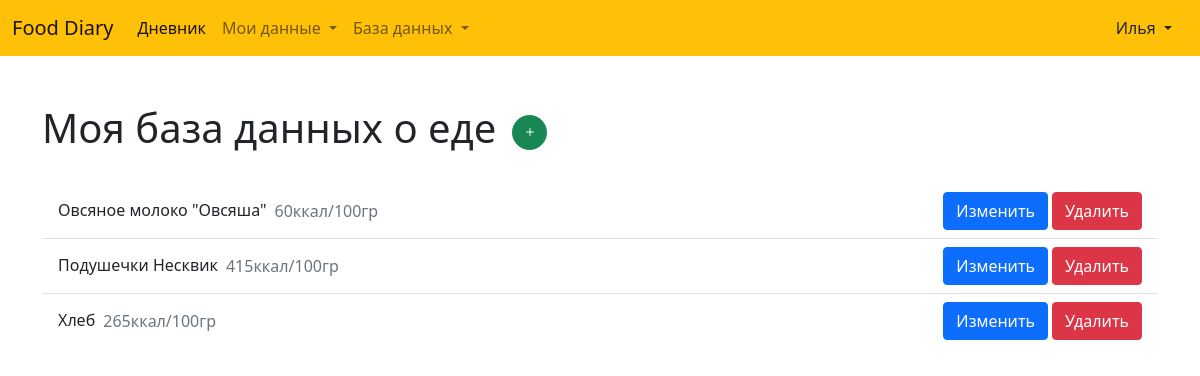
Page /my-data/food/ (signed in) on the committed database.
### diary/models.py (models this page shows, shortened)
class Food(models.Model):
    user = models.ForeignKey(User, null=True, blank=True, related_name='food', on_delete=models.CASCADE)
    session_key = models.CharField('Ключ сессии', max_length=40, null=True, blank=True)
    title = models.CharField('Название', max_length=150)
    description = models.TextField('Описание', null=True, blank=True)
    calories = models.PositiveIntegerField('Калорийность на 100г')
    date = models.DateTimeField('Дата создания', auto_now_add=True)
    meals = models.ManyToManyField('Meal', related_name='meals', through='MealFood')
    class Meta:
        ordering = ('-date',)

### diary/views.py (the view)
# urls.py: path('my-data/food/', views.MyFoodListView.as_view(), name='my_food_list'),
class MyFoodListView(ListView):
    template_name = 'diary/food/list.html'
    context_object_name = 'food'
    def get_queryset(self):
        if self.request.user.is_authenticated:
            return Food.objects.filter(user=self.request.user)
        else:
            return Food.objects.filter(session_key=self.request.session.session_key)

### diary/templates/diary/food/list.html (shortened to what this page needs)
{% extends 'base.html' %}
{% block content %}
<main>
    <div class="container">
        <div class="row mt-5">
            <div class="col-12">
                <div class="d-flex align-items-center mb-4">
                    <h1>Моя база данных о еде</h1>
                    <a href="{% url 'my_food_create' %}" class="btn btn-success ms-3 p-1 rounded-circle"
                        style="width: 35px; height: 35px;">
                        <i class="bi bi-plus"></i>
                    </a>
                </div>
            </div>
            <div class="col-12">
                {% if food.count > 0 %}
                <ul class="list-group list-group-flush">
                    {% for item in food %}
                        <li class="list-group-item d-flex jistify-content-between align-items-center">
                            <h6 class="m-0">{{item.title}}</h6>
                            <span class="ms-2 fs-6 text-muted">{{ item.calories }}ккал/100гр</span>
                            <div class="d-flex ms-auto">
                                <a href="{% url 'my_food_update' item.id %}" class="btn btn-primary">Изменить</a>
                                <a href="{% url 'my_food_delete' item.id %}" class="btn btn-danger ms-1">Удалить</a>
                            </div>
                        </li>
                    {% endfor %}
                </ul>
                {% else %}
                    <p>В вашей базе нет данных о еде.</p>
                {% endif %}
            </div>
        </div>
    </div>
</main>
{% endblock %}

### diary/templates/includes/header.html (shortened to what this page needs)
<nav class="navbar navbar-light bg-warning navbar-expand-lg">
    <div class="container-fluid">
        <a class="navbar-brand" href="{% url 'days_list' %}">Food Diary</a>
        <div class="collapse navbar-collapse" id="navbarSupportedContent">
            <ul class="navbar-nav me-auto mb-2 mb-lg-0">
                <li class="nav-item">
                    <a class="nav-link active" aria-current="page" href="{% url 'days_list' %}">Дневник</a>
                </li>
                <li class="nav-item dropdown">
                    <a class="nav-link dropdown-toggle" href="#" id="navbarDropdown" role="button"
                        data-bs-toggle="dropdown" aria-expanded="false">
                        Мои данные
                    </a>
                </li>
                <li class="nav-item dropdown">
                    <a class="nav-link dropdown-toggle" href="#" id="navbarDropdown" role="button"
                        data-bs-toggle="dropdown" aria-expanded="false">
                        База данных
                    </a>
                </li>
            </ul>
            {% if request.user.is_authenticated %}
                <div class="nav-item dropdown">
                    <a class="nav-link dropdown-toggle text-dark" href="#" id="navbarDropdown" role="button"
                        data-bs-toggle="dropdown" aria-expanded="false">
                        {{request.user.username}}
                    </a>
                </div>
            {% else %}
                <a href="{% url 'login' %}" class="nav-link nav-item">Войти</a>
            {% endif %}
        </div>
    </div>
</nav>

### rows in the picture
Food: title "Овсяное молоко \"Овсяша\"", calories "60"
Food: title "Подушечки Несквик", calories "415"
Food: title "Хлеб", calories "265"

### other values in the picture
{{ request.user.username }} "Илья"
